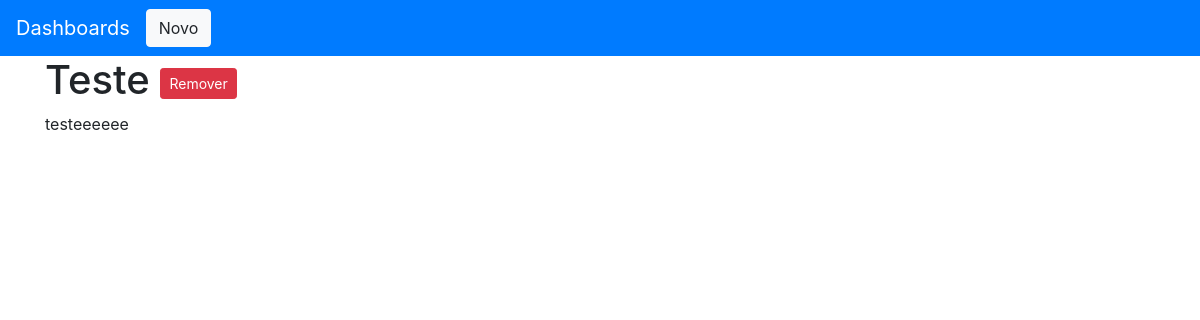
Before: /dashboards/3/ with the older database file.
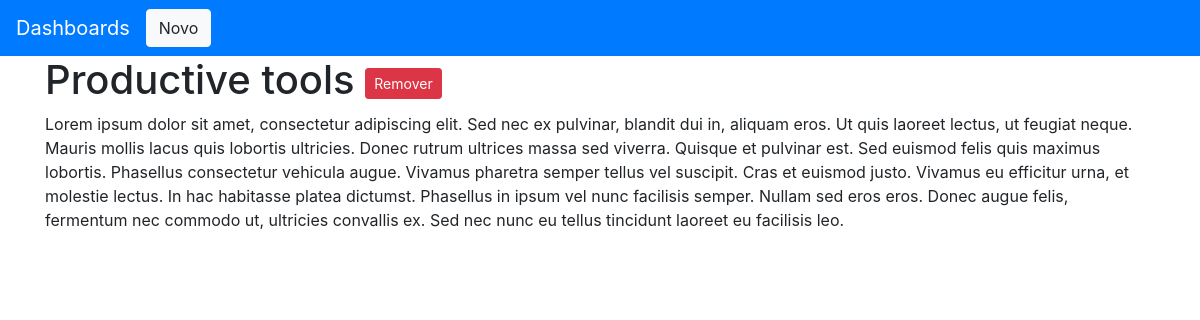
After: the same page with the newer database file.
### app/models.py (models this page shows, shortened)
class Dashboard(models.Model):
    title = models.CharField(max_length=200)
    description = models.TextField()

### app/views.py (the view)
# urls.py: path('dashboards/<int:pk>/', views.dashboard_detail, name='dashboard_detail'),
def dashboard_detail(request, pk):
	dashboard = get_object_or_404(Dashboard, pk=pk)
	return render(request, 'app/dashboard_detail.html', {'dashboard': dashboard})

### app/templates/app/dashboard_detail.html
{% extends 'app/base.html' %}
{% block content %}
	<h1>{{ dashboard.title }} <a href="{% url 'dashboard_delete' pk=dashboard.pk %}" class="btn btn-sm btn-danger">Remover</a></h1>
	<p>{{ dashboard.description|linebreaksbr }}</p>
{% endblock %}

Changed rows visible on the page:
changed Dashboard: title "Teste" → "Productive tools"; description "testeeeeee" → "Lorem ipsum dolor sit amet, consectetur adipiscing elit. Sed nec ex pulvinar, blandit dui in, aliquam eros. Ut quis laoreet lectus, ut feugiat neque. Mauris mollis lacus quis lobortis ultricies. Donec rutrum ultrices massa sed viverra. Quisque et pulvinar est. Sed euismod felis quis maximus lobortis. Phasellus consectetur vehicula augue. Vivamus pharetra semper tellus vel suscipit. Cras et euismod justo. Vivamus eu efficitur urna, et molestie lectus. In hac habitasse platea dictumst. Phasellus in ipsum vel nunc facilisis semper. Nullam sed eros eros. Donec augue felis, fermentum nec commodo ut, ultricies convallis ex. Sed nec nunc eu tellus tincidunt laoreet eu facilisis leo."
